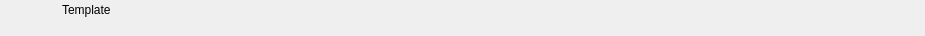
<?xml version="1.0" encoding="UTF-8"?>
<ui version="4.0">
 <class>RundownTemplateWidget</class>
 <widget class="QWidget" name="RundownTemplateWidget">
  <property name="geometry">
   <rect>
    <x>0</x>
    <y>0</y>
    <width>925</width>
    <height>36</height>
   </rect>
  </property>
  <layout class="QHBoxLayout" name="horizontalLayout">
   <property name="spacing">
    <number>0</number>
   </property>
   <property name="margin">
    <number>0</number>
   </property>
   <item>
    <widget class="QFrame" name="frameItem">
     <property name="sizePolicy">
      <sizepolicy hsizetype="Preferred" vsizetype="Fixed">
       <horstretch>0</horstretch>
       <verstretch>0</verstretch>
      </sizepolicy>
     </property>
     <property name="minimumSize">
      <size>
       <width>0</width>
       <height>36</height>
      </size>
     </property>
     <widget class="QLabel" name="labelIcon">
      <property name="geometry">
       <rect>
        <x>22</x>
        <y>2</y>
        <width>32</width>
        <height>32</height>
       </rect>
      </property>
      <property name="text">
       <string/>
      </property>
      <property name="pixmap">
       <pixmap resource="../Widgets.qrc">:/Graphics/Images/Template.png</pixmap>
      </property>
      <property name="scaledContents">
       <bool>true</bool>
      </property>
     </widget>
     <widget class="QLabel" name="labelVideolayer">
      <property name="geometry">
       <rect>
        <x>140</x>
        <y>19</y>
        <width>40</width>
        <height>16</height>
       </rect>
      </property>
      <property name="text">
       <string></string>
      </property>
     </widget>
     <widget class="QLabel" name="labelLabel">
      <property name="geometry">
       <rect>
        <x>62</x>
        <y>2</y>
        <width>5000</width>
        <height>16</height>
       </rect>
      </property>
      <property name="text">
       <string>Template</string>
      </property>
     </widget>
     <widget class="QLabel" name="labelChannel">
      <property name="geometry">
       <rect>
        <x>0</x>
        <y>0</y>
        <width>0</width>
        <height>0</height>
       </rect>
      </property>
      <property name="text">
       <string></string>
      </property>
     </widget>
     <widget class="QLabel" name="labelColor">
      <property name="geometry">
       <rect>
        <x>0</x>
        <y>0</y>
        <width>18</width>
        <height>36</height>
       </rect>
      </property>
      <property name="text">
       <string/>
      </property>
     </widget>
     <widget class="QLabel" name="labelGroupColor">
      <property name="geometry">
       <rect>
        <x>0</x>
        <y>0</y>
        <width>6</width>
        <height>36</height>
       </rect>
      </property>
      <property name="text">
       <string/>
      </property>
     </widget>
     <widget class="QLabel" name="labelDelay">
      <property name="geometry">
       <rect>
        <x>185</x>
        <y>19</y>
        <width>55</width>
        <height>16</height>
       </rect>
      </property>
      <property name="text">
       <string></string>
      </property>
     </widget>
     <widget class="QLabel" name="labelDevice">
      <property name="geometry">
       <rect>
        <x>62</x>
        <y>19</y>
        <width>75</width>
        <height>16</height>
       </rect>
      </property>
      <property name="text">
       <string></string>
      </property>
     </widget>
     <widget class="QLabel" name="labelDuration">
      <property name="geometry">
       <rect>
        <x>245</x>
        <y>19</y>
        <width>70</width>
        <height>16</height>
       </rect>
      </property>
      <property name="text">
       <string></string>
      </property>
      <property name="alignment">
       <set>Qt::AlignRight|Qt::AlignTrailing|Qt::AlignVCenter</set>
      </property>
     </widget>
     <widget class="QLabel" name="labelRemoteTriggerId">
      <property name="geometry">
       <rect>
        <x>320</x>
        <y>19</y>
        <width>70</width>
        <height>16</height>
       </rect>
      </property>
      <property name="text">
       <string></string>
      </property>
     </widget>
    </widget>
   </item>
   <item>
    <widget class="QFrame" name="frameStatus">
     <property name="minimumSize">
      <size>
       <width>77</width>
       <height>0</height>
      </size>
     </property>
     <property name="maximumSize">
      <size>
       <width>77</width>
       <height>16777215</height>
      </size>
     </property>
     <widget class="QLabel" name="labelGpiConnected">
      <property name="geometry">
       <rect>
        <x>1</x>
        <y>2</y>
        <width>32</width>
        <height>32</height>
       </rect>
      </property>
      <property name="minimumSize">
       <size>
        <width>32</width>
        <height>32</height>
       </size>
      </property>
      <property name="maximumSize">
       <size>
        <width>32</width>
        <height>32</height>
       </size>
      </property>
      <property name="lineWidth">
       <number>0</number>
      </property>
      <property name="text">
       <string/>
      </property>
      <property name="pixmap">
       <pixmap resource="../Widgets.qrc">:/Graphics/Images/GpiConnected.png</pixmap>
      </property>
      <property name="scaledContents">
       <bool>true</bool>
      </property>
     </widget>
     <widget class="QLabel" name="labelDisconnected">
      <property name="geometry">
       <rect>
        <x>33</x>
        <y>2</y>
        <width>32</width>
        <height>32</height>
       </rect>
      </property>
      <property name="minimumSize">
       <size>
        <width>32</width>
        <height>32</height>
       </size>
      </property>
      <property name="maximumSize">
       <size>
        <width>32</width>
        <height>32</height>
       </size>
      </property>
      <property name="text">
       <string/>
      </property>
      <property name="pixmap">
       <pixmap resource="../Widgets.qrc">:/Graphics/Images/Disconnected.png</pixmap>
      </property>
      <property name="scaledContents">
       <bool>true</bool>
      </property>
     </widget>
     <widget class="QLabel" name="labelActiveColor">
      <property name="geometry">
       <rect>
        <x>69</x>
        <y>0</y>
        <width>8</width>
        <height>36</height>
       </rect>
      </property>
      <property name="minimumSize">
       <size>
        <width>8</width>
        <height>36</height>
       </size>
      </property>
      <property name="maximumSize">
       <size>
        <width>8</width>
        <height>36</height>
       </size>
      </property>
      <property name="text">
       <string/>
      </property>
     </widget>
    </widget>
   </item>
  </layout>
 </widget>
 <resources>
  <include location="../Widgets.qrc"/>
 </resources>
 <connections/>
 <slots>
  <slot>addToCombo()</slot>
  <slot>showAddTemplateDataDialog(QString)</slot>
 </slots>
</ui>
